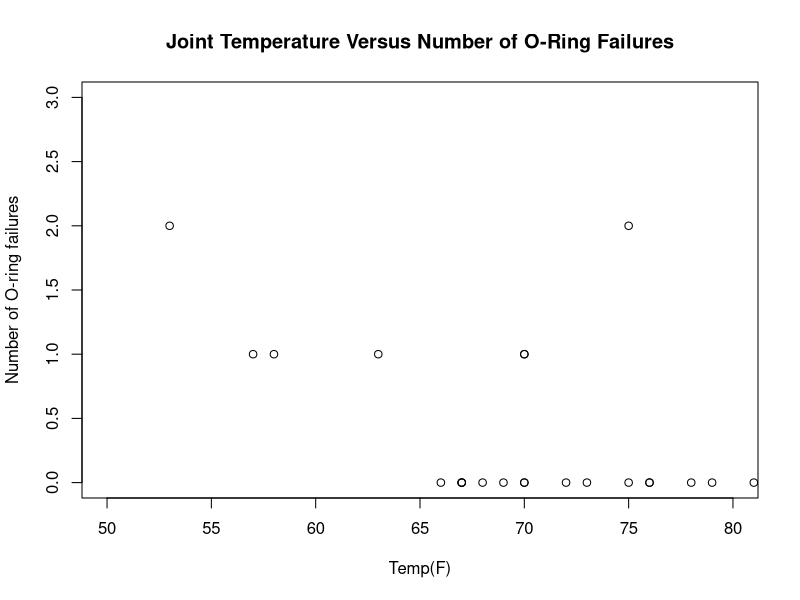
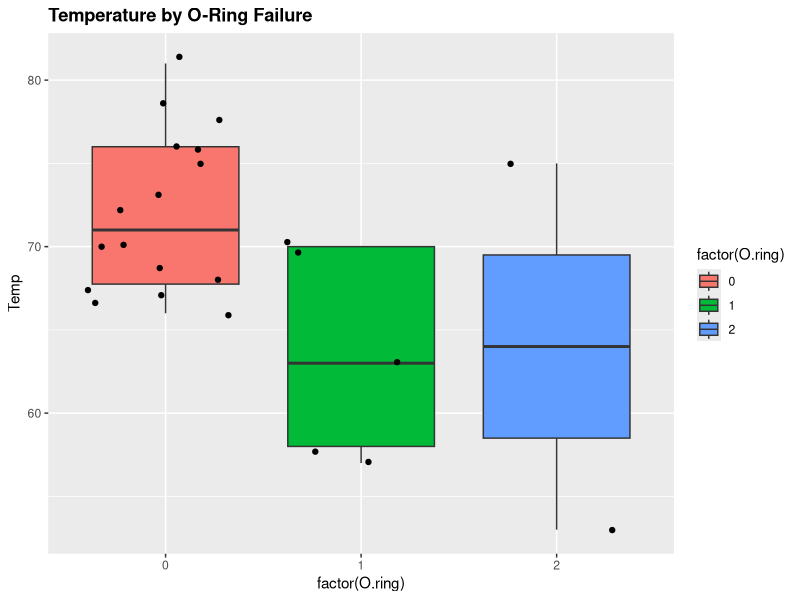
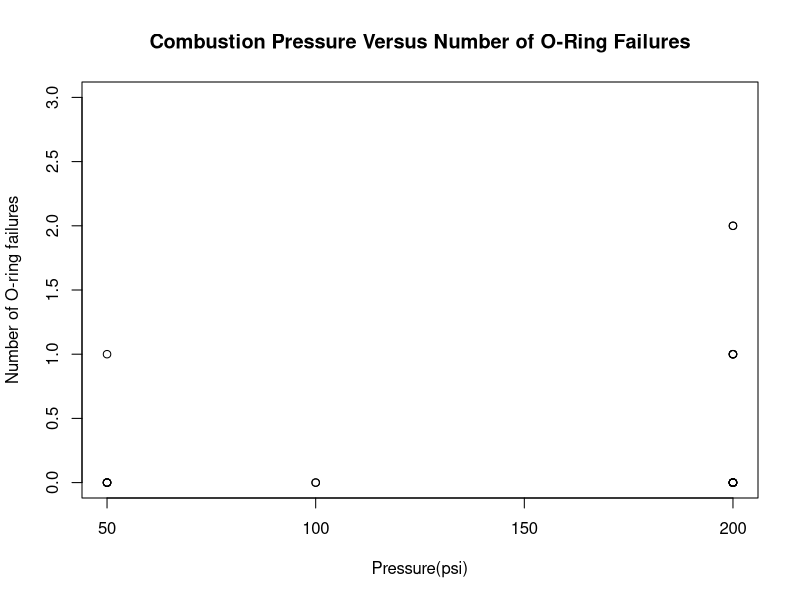
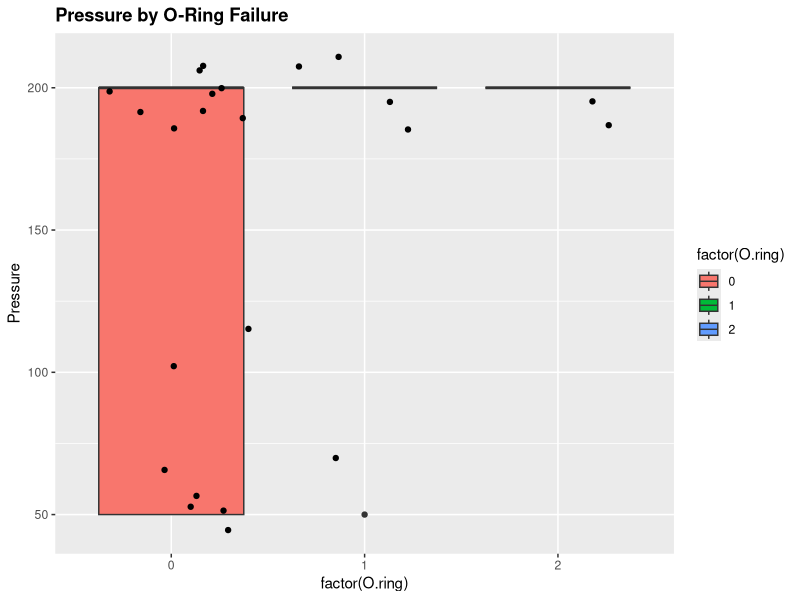

Recreate these plots in R, in order. (Note: this script raises an error after producing the figures.)
## ---- chunk 1
library(knitr)
opts_chunk$set(tidy.opts=list(width.cutoff=60),tidy=TRUE)
## ---- chunk 2
d <- read.table(file = "./dataset/challenger.csv", header=TRUE, sep=",")
summary(d)
## ---- chunk 3
# list rows of data that have missing values 
d[!complete.cases(d),] # no missing values
## ---- chunk 4
plot(x = d$Temp, y =d$O.ring, ylab='Number of O-ring failures', xlab='Temp(F)',
     main = 'Joint Temperature Versus Number of O-Ring Failures', xlim=c(50,80), ylim=c(0,3))
## ---- chunk 5
library(ggplot2)
# temperature by o-ring failure
ggplot(d, aes(factor(O.ring), Temp)) +
  geom_boxplot(aes(fill = factor(O.ring))) + 
  geom_jitter() +
  ggtitle("Temperature by O-Ring Failure") + 
  theme(plot.title = element_text(lineheight=1, face="bold")) 
## ---- chunk 6
plot(x = d$Pressure, y =d$O.ring, ylab='Number of O-ring failures', xlab='Pressure(psi)', main = 'Combustion Pressure Versus Number of O-Ring Failures', xlim=c(50,200), ylim=c(0,3))
## ---- chunk 7
# pressure by o-ring failure
ggplot(d, aes(factor(O.ring), Pressure)) +
  geom_boxplot(aes(fill = factor(O.ring))) + 
  geom_jitter() +
  ggtitle("Pressure by O-Ring Failure") + 
  theme(plot.title = element_text(lineheight=1, face="bold")) 
## ---- chunk 8
d$Fail <- ifelse(d$O.ring>=1, 1, 0)
head(d)
## ---- chunk 9
d.glm <- glm(Fail ~ Temp + Pressure, 
               family = binomial, data = d)
summary(d.glm)
## ---- chunk 10
d.glm.H0 <- glm(Fail ~ Temp, family = binomial, data=d)

anova(d.glm.H0, d.glm, test='Chisq')
## ---- chunk 11
library(car)
Anova(mod = d.glm, test = 'LR')
## ---- chunk 12
d.glm.temp <- glm(formula = Fail ~ Temp, family = binomial(link=logit), data = d)
summary(d.glm.temp)
## ---- chunk 13
# Find the observed proportion of failure at each Temp
w <- aggregate(formula = Fail ~ Temp, data = d, FUN = sum)
n <- aggregate(formula = Fail ~ Temp, data = d, FUN = length)
w.n <- data.frame(Temp = w$Temp, success = w$Fail,
                  trials = n$Fail, proportion = round(w$Fail/n$Fail, 4))
head(w.n)
## ---- chunk 14
# Plot of the observed proportions with logistic regression model

plot(x = w$Temp, y = w$Fail/n$Fail, xlab = "Temperature", ylab = "Estimated Probability of Failure",
     panel.first = grid(col="gray", lty = "dotted"), main = '(1) ⇡ vs. Temp')

# Put estimated logistic regression model on the plot
curve(expr = predict(object = d.glm.temp, newdata = data.frame(Temp = x), type = "response"),
                                                                        add = TRUE,
                                                                        xlim = c(31,81))
## ---- chunk 15
plot(x = w$Temp, y = w$Fail/n$Fail, xlab = "Temperature", ylab = "Estimated Probability of Failure",
     panel.first = grid(col="gray", lty = "dotted"), main = '⇡ vs. Temp with C.I. Bands')

# Put estimated logistic regression model on the plot
curve(expr = predict(object = d.glm.temp, newdata = data.frame(Temp = x), type = "response"),
                                                                        add = TRUE,
                                                                        xlim = c(31,81))

# Create C.I. function
conf.int <- function(newdata, mod, alpha){
  linear.pred <- predict(object = mod, newdata= newdata, type = 'link', se = TRUE)
  CI.lin.pred.lower <- linear.pred$fit - qnorm(p = 1-alpha/2) * linear.pred$se
  CI.lin.pred.upper <- linear.pred$fit + qnorm(p = 1-alpha/2) * linear.pred$se
  CI.pi.lower <- exp(CI.lin.pred.lower) / (1+exp(CI.lin.pred.lower))
  CI.pi.upper <- exp(CI.lin.pred.upper) / (1+exp(CI.lin.pred.upper))
  list(lower = CI.pi.lower, upper = CI.pi.upper)
}

# Add 95% Wald C.I. bands
curve(expr = conf.int(newdata=data.frame(Temp=x), mod = d.glm.temp, alpha = 0.05)$lower,
                      col='blue', lty = 'dotdash', add = TRUE, xlim = c(31,81))
curve(expr = conf.int(newdata=data.frame(Temp=x), mod = d.glm.temp, alpha = 0.05)$upper,
                      col='blue', lty = 'dotdash', add = TRUE, xlim = c(31,81))
